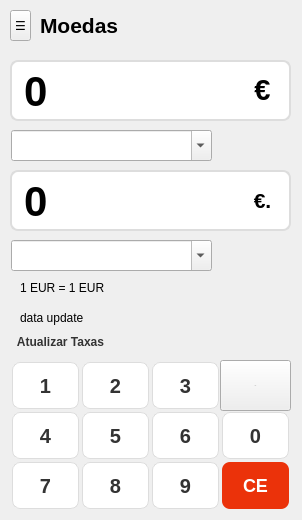
   <widget class="QWidget" name="page_7">
    <widget class="QToolButton" name="toolButton_8">
     <property name="geometry">
      <rect>
       <x>10</x>
       <y>10</y>
       <width>21</width>
       <height>31</height>
      </rect>
     </property>
     <property name="font">
      <font/>
     </property>
     <property name="tabletTracking">
      <bool>false</bool>
     </property>
     <property name="styleSheet">
      <string notr="true">QToolButton:hover {
        color: #000;
        background-color: #e0e0e0;
        border-radius: 5px;
    }
 </string>
     </property>
     <property name="text">
      <string>☰</string>
     </property>
    </widget>
    <widget class="QLabel" name="label_distancias_6">
     <property name="geometry">
      <rect>
       <x>40</x>
       <y>5</y>
       <width>191</width>
       <height>41</height>
      </rect>
     </property>
     <property name="text">
      <string>&lt;html&gt;&lt;head/&gt;&lt;body&gt;&lt;p&gt;&lt;span style=&quot; font-size:16pt; font-weight:600;&quot;&gt;Moedas&lt;/span&gt;&lt;/p&gt;&lt;/body&gt;&lt;/html&gt;</string>
     </property>
    </widget>
    <widget class="QComboBox" name="combo_moeda_1">
     <property name="geometry">
      <rect>
       <x>11</x>
       <y>130</y>
       <width>201</width>
       <height>31</height>
      </rect>
     </property>
     <property name="font">
      <font/>
     </property>
     <property name="styleSheet">
      <string notr="true"/>
     </property>
     <property name="editable">
      <bool>true</bool>
     </property>
     <property name="currentText">
      <string/>
     </property>
     <property name="insertPolicy">
      <enum>QComboBox::NoInsert</enum>
     </property>
    </widget>
    <widget class="QLineEdit" name="valor_origem">
     <property name="geometry">
      <rect>
       <x>10</x>
       <y>60</y>
       <width>281</width>
       <height>61</height>
      </rect>
     </property>
     <property name="font">
      <font>
       <pointsize>-1</pointsize>
       <weight>75</weight>
       <bold>true</bold>
      </font>
     </property>
     <property name="styleSheet">
      <string notr="true">QLineEdit {
    background-color: white;
    color: #000;
    font-size: 42px;
    font-weight: bold;
    border: 2px solid #ddd;
    border-radius: 8px;
    padding: 10px;
	padding-right:52px;
}
QLineEdit:focus {
    border: 2px solid #ff7052;
}</string>
     </property>
     <property name="text">
      <string>0</string>
     </property>
    </widget>
    <widget class="QLineEdit" name="valor_destino">
     <property name="geometry">
      <rect>
       <x>10</x>
       <y>170</y>
       <width>281</width>
       <height>61</height>
      </rect>
     </property>
     <property name="font">
      <font>
       <pointsize>-1</pointsize>
       <weight>75</weight>
       <bold>true</bold>
      </font>
     </property>
     <property name="styleSheet">
      <string notr="true">QLineEdit {
    background-color: white;
    color: #000;
    font-size: 42px;
    font-weight: bold;
    border: 2px solid #ddd;
    border-radius: 8px;
    padding: 10px;
	padding-right: 52px;
}
QLineEdit:focus {
    border: 2px solid #ff7052;
}</string>
     </property>
     <property name="text">
      <string>0</string>
     </property>
    </widget>
    <widget class="QComboBox" name="combo_moeda_2">
     <property name="geometry">
      <rect>
       <x>11</x>
       <y>240</y>
       <width>201</width>
       <height>31</height>
      </rect>
     </property>
     <property name="font">
      <font/>
     </property>
     <property name="styleSheet">
      <string notr="true"/>
     </property>
     <property name="editable">
      <bool>true</bool>
     </property>
     <property name="currentText">
      <string/>
     </property>
     <property name="insertPolicy">
      <enum>QComboBox::NoInsert</enum>
     </property>
    </widget>
    <widget class="QPushButton" name="numero_7_moedas">
     <property name="geometry">
      <rect>
       <x>10</x>
       <y>460</y>
       <width>71</width>
       <height>51</height>
      </rect>
     </property>
     <property name="font">
      <font>
       <pointsize>-1</pointsize>
       <weight>75</weight>
       <bold>true</bold>
      </font>
     </property>
     <property name="focusPolicy">
      <enum>Qt::NoFocus</enum>
     </property>
     <property name="styleSheet">
      <string notr="true">QPushButton {
    background-color: white;
    color: #333;
    font-size: 20px;
    font-weight: bold;
    border: 1px solid #ddd;
    border-radius: 8px;
    margin: 2px;
}
QPushButton:hover {
    background-color: #f5f5f5;
    border: 1px solid #ccc;
}</string>
     </property>
     <property name="text">
      <string>7</string>
     </property>
     <property name="checkable">
      <bool>false</bool>
     </property>
     <property name="checked">
      <bool>false</bool>
     </property>
    </widget>
    <widget class="QPushButton" name="numero_3_moedas">
     <property name="geometry">
      <rect>
       <x>150</x>
       <y>360</y>
       <width>71</width>
       <height>51</height>
      </rect>
     </property>
     <property name="font">
      <font>
       <pointsize>-1</pointsize>
       <weight>75</weight>
       <bold>true</bold>
      </font>
     </property>
     <property name="focusPolicy">
      <enum>Qt::NoFocus</enum>
     </property>
     <property name="styleSheet">
      <string notr="true">QPushButton {
    background-color: white;
    color: #333;
    font-size: 20px;
    font-weight: bold;
    border: 1px solid #ddd;
    border-radius: 8px;
    margin: 2px;
}
QPushButton:hover {
    background-color: #f5f5f5;
    border: 1px solid #ccc;
}</string>
     </property>
     <property name="text">
      <string>3</string>
     </property>
     <property name="checkable">
      <bool>false</bool>
     </property>
     <property name="checked">
      <bool>false</bool>
     </property>
    </widget>
    <widget class="QPushButton" name="numero_2_moedas">
     <property name="geometry">
      <rect>
       <x>80</x>
       <y>360</y>
       <width>71</width>
       <height>51</height>
      </rect>
     </property>
     <property name="font">
      <font>
       <pointsize>-1</pointsize>
       <weight>75</weight>
       <bold>true</bold>
      </font>
     </property>
     <property name="focusPolicy">
      <enum>Qt::NoFocus</enum>
     </property>
     <property name="styleSheet">
      <string notr="true">QPushButton {
    background-color: white;
    color: #333;
    font-size: 20px;
    font-weight: bold;
    border: 1px solid #ddd;
    border-radius: 8px;
    margin: 2px;
}
QPushButton:hover {
    background-color: #f5f5f5;
    border: 1px solid #ccc;
}</string>
     </property>
     <property name="text">
      <string>2</string>
     </property>
     <property name="checkable">
      <bool>false</bool>
     </property>
     <property name="checked">
      <bool>false</bool>
     </property>
    </widget>
    <widget class="QPushButton" name="botao_apagar_tudo_moedas">
     <property name="geometry">
      <rect>
       <x>220</x>
       <y>460</y>
       <width>71</width>
       <height>51</height>
      </rect>
     </property>
     <property name="font">
      <font>
       <pointsize>-1</pointsize>
       <weight>75</weight>
       <bold>true</bold>
      </font>
     </property>
     <property name="focusPolicy">
      <enum>Qt::NoFocus</enum>
     </property>
     <property name="styleSheet">
      <string notr="true">
QPushButton {
    background-color: rgb(235, 50, 10);;
    color: white;
    font-size: 18px;
    font-weight: bold;
    border: none;
    border-radius: 8px;
    margin: 2px;  /* ← adiciona isto */
}
QPushButton:hover {
    background-color: #ff7052;
}</string>
     </property>
     <property name="text">
      <string>CE</string>
     </property>
     <property name="checkable">
      <bool>false</bool>
     </property>
     <property name="checked">
      <bool>false</bool>
     </property>
    </widget>
    <widget class="QPushButton" name="botao_apagar_moedas">
     <property name="geometry">
      <rect>
       <x>220</x>
       <y>360</y>
       <width>71</width>
       <height>51</height>
      </rect>
     </property>
     <property name="font">
      <font>
       <pointsize>-1</pointsize>
       <weight>75</weight>
       <bold>true</bold>
      </font>
     </property>
     <property name="focusPolicy">
      <enum>Qt::NoFocus</enum>
     </property>
     <property name="styleSheet">
      <string notr="true">
QPushButton {
    background-color: #ff8a80;
    color: white;
    font-size: 18px;
    font-weight: bold;
    border: none;
    border-radius: 8px;
    margin: 2px;  /* ← adiciona isto */
}
QPushButton:hover {
    background-color: #ff7052;
}
font-size: 24px !important;</string>
     </property>
     <property name="text">
      <string>⟵</string>
     </property>
     <property name="checkable">
      <bool>false</bool>
     </property>
     <property name="checked">
      <bool>false</bool>
     </property>
    </widget>
    <widget class="QPushButton" name="numero_1_moedas">
     <property name="geometry">
      <rect>
       <x>10</x>
       <y>360</y>
       <width>71</width>
       <height>51</height>
      </rect>
     </property>
     <property name="font">
      <font>
       <pointsize>-1</pointsize>
       <weight>75</weight>
       <bold>true</bold>
      </font>
     </property>
     <property name="focusPolicy">
      <enum>Qt::NoFocus</enum>
     </property>
     <property name="styleSheet">
      <string notr="true">QPushButton {
    background-color: white;
    color: #333;
    font-size: 20px;
    font-weight: bold;
    border: 1px solid #ddd;
    border-radius: 8px;
    margin: 2px;
}
QPushButton:hover {
    background-color: #f5f5f5;
    border: 1px solid #ccc;
}</string>
     </property>
     <property name="text">
      <string>1</string>
     </property>
     <property name="checkable">
      <bool>false</bool>
     </property>
     <property name="checked">
      <bool>false</bool>
     </property>
    </widget>
    <widget class="QPushButton" name="numero_5_moedas">
     <property name="geometry">
      <rect>
       <x>80</x>
       <y>410</y>
       <width>71</width>
       <height>51</height>
      </rect>
     </property>
     <property name="font">
      <font>
       <pointsize>-1</pointsize>
       <weight>75</weight>
       <bold>true</bold>
      </font>
     </property>
     <property name="focusPolicy">
      <enum>Qt::NoFocus</enum>
     </property>
     <property name="styleSheet">
      <string notr="true">QPushButton {
    background-color: white;
    color: #333;
    font-size: 20px;
    font-weight: bold;
    border: 1px solid #ddd;
    border-radius: 8px;
    margin: 2px;
}
QPushButton:hover {
    background-color: #f5f5f5;
    border: 1px solid #ccc;
}</string>
     </property>
     <property name="text">
      <string>5</string>
     </property>
     <property name="checkable">
      <bool>false</bool>
     </property>
     <property name="checked">
      <bool>false</bool>
     </property>
    </widget>
    <widget class="QPushButton" name="numero_9_moedas">
     <property name="geometry">
      <rect>
       <x>150</x>
       <y>460</y>
       <width>71</width>
       <height>51</height>
      </rect>
     </property>
     <property name="font">
      <font>
       <pointsize>-1</pointsize>
       <weight>75</weight>
       <bold>true</bold>
      </font>
     </property>
     <property name="focusPolicy">
      <enum>Qt::NoFocus</enum>
     </property>
     <property name="styleSheet">
      <string notr="true">QPushButton {
    background-color: white;
    color: #333;
    font-size: 20px;
    font-weight: bold;
    border: 1px solid #ddd;
    border-radius: 8px;
    margin: 2px;
}
QPushButton:hover {
    background-color: #f5f5f5;
    border: 1px solid #ccc;
}</string>
     </property>
     <property name="text">
      <string>9</string>
     </property>
     <property name="checkable">
      <bool>false</bool>
     </property>
     <property name="checked">
      <bool>false</bool>
     </property>
    </widget>
    <widget class="QPushButton" name="numero_8_moedas">
     <property name="geometry">
      <rect>
       <x>80</x>
       <y>460</y>
       <width>71</width>
       <height>51</height>
      </rect>
     </property>
     <property name="font">
      <font>
       <pointsize>-1</pointsize>
       <weight>75</weight>
       <bold>true</bold>
      </font>
     </property>
     <property name="focusPolicy">
      <enum>Qt::NoFocus</enum>
     </property>
     <property name="styleSheet">
      <string notr="true">QPushButton {
    background-color: white;
    color: #333;
    font-size: 20px;
    font-weight: bold;
    border: 1px solid #ddd;
    border-radius: 8px;
    margin: 2px;
}
QPushButton:hover {
    background-color: #f5f5f5;
    border: 1px solid #ccc;
}</string>
     </property>
     <property name="text">
      <string>8</string>
     </property>
     <property name="checkable">
      <bool>false</bool>
     </property>
     <property name="checked">
      <bool>false</bool>
     </property>
    </widget>
    <widget class="QPushButton" name="numero_4_moedas">
     <property name="geometry">
      <rect>
       <x>10</x>
       <y>410</y>
       <width>71</width>
       <height>51</height>
      </rect>
     </property>
     <property name="font">
      <font>
       <pointsize>-1</pointsize>
       <weight>75</weight>
       <bold>true</bold>
      </font>
     </property>
     <property name="focusPolicy">
      <enum>Qt::NoFocus</enum>
     </property>
     <property name="styleSheet">
      <string notr="true">QPushButton {
    background-color: white;
    color: #333;
    font-size: 20px;
    font-weight: bold;
    border: 1px solid #ddd;
    border-radius: 8px;
    margin: 2px;
}
QPushButton:hover {
    background-color: #f5f5f5;
    border: 1px solid #ccc;
}</string>
     </property>
     <property name="text">
      <string>4</string>
     </property>
     <property name="checkable">
      <bool>false</bool>
     </property>
     <property name="checked">
      <bool>false</bool>
     </property>
    </widget>
    <widget class="QPushButton" name="numero_0_moedas">
     <property name="geometry">
      <rect>
       <x>220</x>
       <y>410</y>
       <width>71</width>
       <height>51</height>
      </rect>
     </property>
     <property name="font">
      <font>
       <pointsize>-1</pointsize>
       <weight>75</weight>
       <bold>true</bold>
      </font>
     </property>
     <property name="focusPolicy">
      <enum>Qt::NoFocus</enum>
     </property>
     <property name="styleSheet">
      <string notr="true">QPushButton {
    background-color: white;
    color: #333;
    font-size: 20px;
    font-weight: bold;
    border: 1px solid #ddd;
    border-radius: 8px;
    margin: 2px;
}
QPushButton:hover {
    background-color: #f5f5f5;
    border: 1px solid #ccc;
}</string>
     </property>
     <property name="text">
      <string>0</string>
     </property>
     <property name="checkable">
      <bool>false</bool>
     </property>
     <property name="checked">
      <bool>false</bool>
     </property>
    </widget>
    <widget class="QPushButton" name="numero_6_moedas">
     <property name="geometry">
      <rect>
       <x>150</x>
       <y>410</y>
       <width>71</width>
       <height>51</height>
      </rect>
     </property>
     <property name="font">
      <font>
       <pointsize>-1</pointsize>
       <weight>75</weight>
       <bold>true</bold>
      </font>
     </property>
     <property name="focusPolicy">
      <enum>Qt::NoFocus</enum>
     </property>
     <property name="styleSheet">
      <string notr="true">QPushButton {
    background-color: white;
    color: #333;
    font-size: 20px;
    font-weight: bold;
    border: 1px solid #ddd;
    border-radius: 8px;
    margin: 2px;
}
QPushButton:hover {
    background-color: #f5f5f5;
    border: 1px solid #ccc;
}</string>
     </property>
     <property name="text">
      <string>6</string>
     </property>
     <property name="checkable">
      <bool>false</bool>
     </property>
     <property name="checked">
      <bool>false</bool>
     </property>
    </widget>
    <widget class="QPushButton" name="botao_update">
     <property name="geometry">
      <rect>
       <x>0</x>
       <y>330</y>
       <width>121</width>
       <height>23</height>
      </rect>
     </property>
     <property name="cursor">
      <cursorShape>PointingHandCursor</cursorShape>
     </property>
     <property name="styleSheet">
      <string notr="true">QPushButton#botao_update {
    background-color: transparent;
    border: none;
    color: #333;
    font-size: 12px;
    font-weight: bold;
    padding: 5px;
}

QPushButton#nome_do_botao_update {
    color: #ff8c42;
}

QPushButton#botao_update:pressed {
    color: #e67a32;
}</string>
     </property>
     <property name="text">
      <string>Atualizar Taxas</string>
     </property>
    </widget>
    <widget class="QLabel" name="label_cambio">
     <property name="geometry">
      <rect>
       <x>20</x>
       <y>280</y>
       <width>221</width>
       <height>16</height>
      </rect>
     </property>
     <property name="text">
      <string>1 EUR = 1 EUR</string>
     </property>
    </widget>
    <widget class="QLabel" name="label_dataup">
     <property name="geometry">
      <rect>
       <x>20</x>
       <y>310</y>
       <width>251</width>
       <height>16</height>
      </rect>
     </property>
     <property name="text">
      <string>data update</string>
     </property>
    </widget>
    <widget class="QLabel" name="simbolo_origem">
     <property name="geometry">
      <rect>
       <x>232</x>
       <y>45</y>
       <width>61</width>
       <height>91</height>
      </rect>
     </property>
     <property name="styleSheet">
      <string notr="true">background-color: transparent;</string>
     </property>
     <property name="text">
      <string>&lt;html&gt;&lt;head/&gt;&lt;body&gt;&lt;p&gt;&lt;span style=&quot; font-size:22pt; font-weight:600;&quot;&gt;€&lt;/span&gt;&lt;/p&gt;&lt;/body&gt;&lt;/html&gt;</string>
     </property>
     <property name="alignment">
      <set>Qt::AlignCenter</set>
     </property>
    </widget>
    <widget class="QLabel" name="simbolo_destino">
     <property name="geometry">
      <rect>
       <x>232</x>
       <y>170</y>
       <width>61</width>
       <height>61</height>
      </rect>
     </property>
     <property name="styleSheet">
      <string notr="true"/>
     </property>
     <property name="text">
      <string>&lt;html&gt;&lt;head/&gt;&lt;body&gt;&lt;p&gt;&lt;span style=&quot; font-size:16pt; font-weight:600;&quot;&gt;€.&lt;/span&gt;&lt;/p&gt;&lt;/body&gt;&lt;/html&gt;</string>
     </property>
     <property name="alignment">
      <set>Qt::AlignCenter</set>
     </property>
    </widget>
   </widget>
